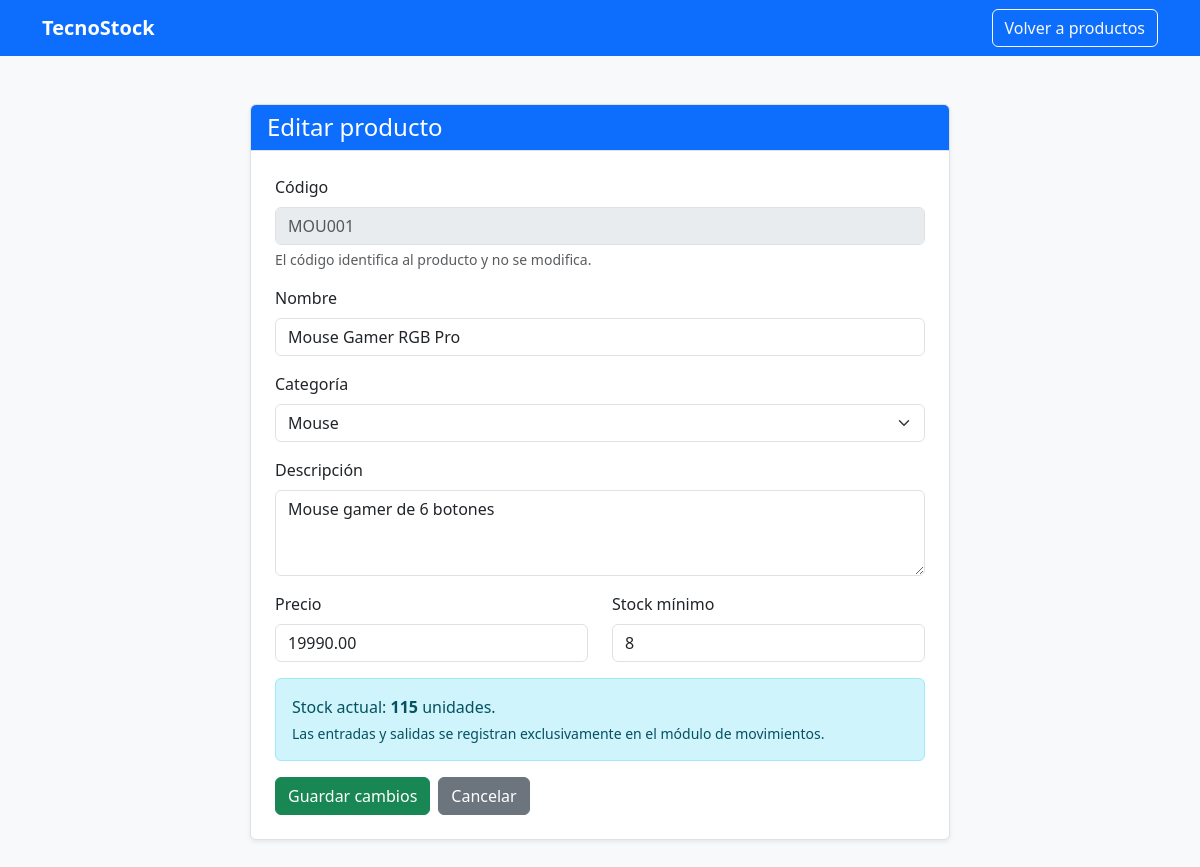
The app's page /editar_producto.php?id=3 (signed in) with its own data.
### tables this page shows
CREATE TABLE `producto` (
  `id_producto` int(11) NOT NULL,
  `codigo` varchar(50) NOT NULL,
  `nombre` varchar(150) NOT NULL,
  `descripcion` text DEFAULT NULL,
  `precio` decimal(12,2) NOT NULL DEFAULT 0.00,
  `stock_actual` int(11) NOT NULL DEFAULT 0,
  `stock_minimo` int(11) NOT NULL DEFAULT 0,
  `estado` tinyint(1) NOT NULL DEFAULT 1,
  `id_categoria` int(11) NOT NULL
);

CREATE TABLE `categoria` (
  `id_categoria` int(11) NOT NULL,
  `nombre` varchar(100) NOT NULL,
  `descripcion` text DEFAULT NULL,
  `estado` tinyint(1) NOT NULL DEFAULT 1
);

### editar_producto.php (the view, shortened to what this page needs)
<?php
require_once "conexion.php";
function escapar($valor) {
    return htmlspecialchars(
        (string)$valor,
        ENT_QUOTES,
        "UTF-8"
    );
}
$id = filter_input(
    INPUT_GET,
    "id",
    FILTER_VALIDATE_INT,
    ["options" => ["min_range" => 1]]
);
$consulta = $conexion->prepare(
    "SELECT *
     FROM producto
     WHERE id_producto = :id"
);
$consulta->execute([
    ":id" => $id
]);
$producto = $consulta->fetch(PDO::FETCH_ASSOC);
$consulta = $conexion->query(
    "SELECT id_categoria, nombre
     FROM categoria
     WHERE estado = 1
     ORDER BY nombre"
);
$categorias = $consulta->fetchAll(PDO::FETCH_ASSOC);
?>
<!DOCTYPE html>
<html lang="es">
<head>
    <link
        href="https://cdn.jsdelivr.net/npm/bootstrap@5.3.3/dist/css/bootstrap.min.css"
        rel="stylesheet"
    >
    <link
        href="css/tema.css"
        rel="stylesheet"
    >
</head>
<body>
<nav class="navbar navbar-dark bg-primary">
    <div class="container">
        <a href="productos.php"
           class="navbar-brand fw-bold">
            TecnoStock
        </a>
        <a href="productos.php"
           class="btn btn-outline-light">
            Volver a productos
        </a>
    </div>
</nav>
<main class="container my-5">
    <div class="card shadow-sm mx-auto"
         style="max-width: 700px;">
        <div class="card-header bg-primary text-white">
            <h4 class="mb-0">
                Editar producto
            </h4>
        </div>
        <div class="card-body p-4">
            <form method="POST"
                  id="formEditar"
                  novalidate>
                <div class="mb-3">
                    <label class="form-label">
                        Código
                    </label>
                    <input
                        type="text"
                        class="form-control"
                        value="<?= escapar($producto["codigo"]) ?>"
                        disabled
                    >
                    <div class="form-text">
                        El código identifica al producto y no se modifica.
                    </div>
                </div>
                <div class="mb-3">
                    <label class="form-label">
                        Nombre
                    </label>
                    <input
                        type="text"
                        name="nombre"
                        class="form-control"
                        maxlength="150"
                        value="<?= escapar($producto["nombre"]) ?>"
                        required
                    >
                </div>
                <div class="mb-3">
                    <label class="form-label">
                        Categoría
                    </label>
                    <select
                        name="id_categoria"
                        class="form-select"
                        required
                    >
                        <?php foreach ($categorias as $categoria): ?>
                            <option
                                value="<?= (int)$categoria["id_categoria"] ?>"
                                <?= (string)$producto["id_categoria"] ===
                                    (string)$categoria["id_categoria"]
                                    ? "selected"
                                    : "" ?>
                            >
                                <?= escapar($categoria["nombre"]) ?>
                            </option>
                        <?php endforeach; ?>
                    </select>
                </div>
                <div class="mb-3">
                    <label class="form-label">
                        Descripción
                    </label>
                    <textarea
                        name="descripcion"
                        class="form-control"
                        rows="3"
                    ><?= escapar($producto["descripcion"]) ?></textarea>
                </div>
                <div class="row">
                    <div class="col-md-6 mb-3">
                        <label class="form-label">
                            Precio
                        </label>
                        <input
                            type="number"
                            name="precio"
                            class="form-control"
                            min="0"
                            max="9999999999.99"
                            step="0.01"
                            value="<?= escapar($producto["precio"]) ?>"
                            required
                        >
                    </div>
                    <div class="col-md-6 mb-3">
                        <label class="form-label">
                            Stock mínimo
                        </label>
                        <input
                            type="number"
                            name="stock_minimo"
                            class="form-control"
                            min="0"
                            max="2147483647"
                            step="1"
                            value="<?= escapar($producto["stock_minimo"]) ?>"
                            required
                        >
                    </div>
                </div>
                <div class="alert alert-info">
                    Stock actual:
                    <strong>
                        <?= (int)$producto["stock_actual"] ?>
                    </strong>
                    unidades.
                    <div class="small mt-1">
                        Las entradas y salidas se registran
                        exclusivamente en el módulo de movimientos.
                    </div>
                </div>
                <div class="d-flex gap-2">
                    <button
                        type="submit"
                        class="btn btn-success"
                        <?= empty($categorias) ? "disabled" : "" ?>
                    >
                        Guardar cambios
                    </button>
                    <a href="productos.php"
                       class="btn btn-secondary">
                        Cancelar
                    </a>
                </div>
            </form>
        </div>
    </div>
</main>
</body>
</html>

### temas/tema.css (style rules this page uses)
:root { color-scheme: light; }
body { background-color: var(--bs-tertiary-bg) !important; color: var(--bs-body-color); transition: background-color 0.2s, color 0.2s; }
.card { background-color: var(--bs-card-bg); color: var(--bs-body-color); border-color: var(--bs-border-color); }
.card-body { color: var(--bs-body-color); }
.card-header { color: var(--bs-body-color); border-color: var(--bs-border-color); }
.form-control, .form-select { background-color: var(--bs-body-bg); color: var(--bs-body-color); border-color: var(--bs-border-color); }
.form-control::placeholder { color: var(--bs-secondary-color); }
.form-control:disabled, .form-select:disabled { background-color: var(--bs-secondary-bg); color: var(--bs-secondary-color); }
.form-text, .texto-secundario { color: var(--bs-secondary-color); }
.navbar { transition: background-color 0.2s; }

### records on screen
producto: codigo "MOU001", nombre "Mouse Gamer RGB Pro", id_categoria "Mouse", descripcion "Mouse gamer de 6 botones", precio "19990.00", stock_minimo "8", stock_actual "115"
